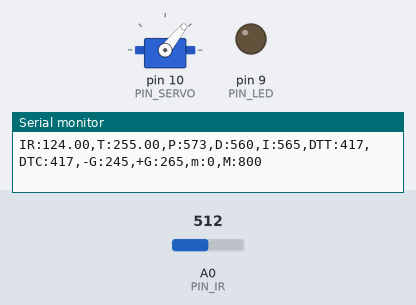
Bench run of a sketch on a simulated Arduino Uno, built with avr-gcc and run on an emulated ATmega328P. Parts: servo, output pins drawn as LEDs (lit = HIGH), the last lines printed to the serial monitor. The inputs (shaded band) are chosen by the test bench; at power-on: A0 (PIN_IR) = 512.

Above: at 1.2 s.
1.3 s: A0 (PIN_IR) set to 122
At 2.0 s:
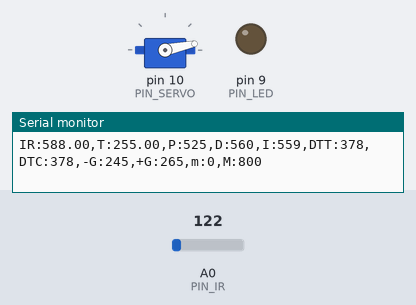
3.0 s: A0 (PIN_IR) set to 306
6.0 s: A0 (PIN_IR) set to 245
7.5 s: A0 (PIN_IR) set to 0
At 9.1 s:
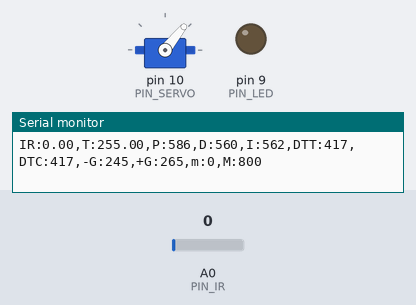
Timing chart, 0 to 10.2 s (numbered marks = the images above; inputs shaded):
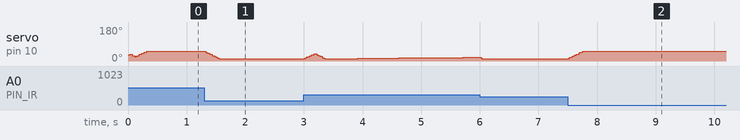

The sketch:

PID_Control_20203119.ino
```cpp
#include <Servo.h>
#define PIN_SERVO 10 // [3110] 10번핀 서보 연결
#define PIN_IR A0 //[3104] 적외선 거리센서 PIN - Analog0 정의
#define PIN_LED 9

// Framework setting
#define _DIST_TARGET 255 //[3104] 탁구공을 위치 시킬 목표
#define _DIST_MIN 100 //[3117] 거리 최소값
#define _DIST_MAX 410 //[3117] 거리 최대값

// Distance sensor
#define _DIST_ALPHA 0.35  //[3099] EMA 필터링을 위한 alpha 값
// [3108] 0~1 사이의 값

// Servo range
#define _DUTY_MIN 1071
#define _DUTY_NEU 871
#define _DUTY_MAX 671

// Servo speed control
#define _SERVO_ANGLE 54
#define _SERVO_SPEED 108
// Event periods
#define _INTERVAL_DIST 20
#define _INTERVAL_SERVO 20
#define _INTERVAL_SERIAL 100

// PID parameters
#define _KP 2.1
#define _KD 73
#define _KI 0.015

#define a 70
#define b 370
//////////////////////
// global variables //
//////////////////////
#define DELAY_MICROS 1500

float samples_num = 3;

// Servo instance
Servo myservo;

// Distance sensor
float dist_target = 255; // location to send the ball
float dist_raw, dist_ema; //[1928] 측정된 값과 ema 필터를 적용한 값

// Event periods
unsigned long last_sampling_time_dist, last_sampling_time_servo, last_sampling_time_serial;
//[3104] 각 event의 진행 시간 저장 변수
bool event_dist, event_servo, event_serial;
//[3104] 각 event의 시간체크를 위한 변수 (ex_20초 주기 >> 0초(True,시작), 10초(False), 20초(True))

// Servo speed control
int duty_chg_per_interval;
int duty_target, duty_curr;
// PID variables
float error_curr, error_prev, control, pterm, dterm, iterm;

const float coE[] = {-0.0000272, 0.0187197, -2.7226322, 246.3408758};


void setup() {
  // initialize GPIO pins for LED and attach servo

  last_sampling_time_dist, last_sampling_time_servo, last_sampling_time_serial = millis();

  pinMode(PIN_LED, OUTPUT); // initialize GPIO pins

  // initialize global variables

  // initialize serial port
  Serial.begin(57600);

  // move servo to neutral position

  duty_curr = _DUTY_NEU;
  duty_target = _DUTY_NEU;

  //reset iterm
  dterm = pterm = 0;
  iterm = 0;   //오버슈팅을 잡아보려 iterm값을 0이 아닌 값으로 대입 시도했으나 실패, 그러나 오버슈팅 이후에 근접 정지를 할때 iterm의 초기값을 높이고 KI를 줄이는 방식이 도움이 되어


  // convert angle speed into duty change per interval.
  duty_chg_per_interval = (_DUTY_MIN - _DUTY_MAX) * (_SERVO_SPEED / _SERVO_ANGLE*2 ) * (_INTERVAL_SERVO / 1000.0);

  myservo.attach(PIN_SERVO); // attach servo
  myservo.writeMicroseconds(_DUTY_NEU);

}


void loop() {
  /////////////////////
  // Event generator //
  /////////////////////

  unsigned long time_curr = millis();
  if (time_curr >= last_sampling_time_dist + _INTERVAL_DIST) {
    last_sampling_time_dist += _INTERVAL_DIST;
    event_dist = true;
  }

  if (time_curr >= last_sampling_time_servo + _INTERVAL_SERVO ) {
    last_sampling_time_servo += _INTERVAL_SERVO;
    event_servo = true;
  }

  if (time_curr >= last_sampling_time_serial + _INTERVAL_SERIAL ) {
    last_sampling_time_serial += _INTERVAL_SERIAL;
    event_serial = true;
  }

  ////////////////////
  // Event handlers //
  ////////////////////

  if (event_dist) {
    event_dist = false;
    // get a distance reading from the distance sensor
    dist_raw = filtered_ir_distance();


    // PID control logic
    error_curr = _DIST_TARGET - dist_raw;
    pterm = _KP * error_curr;
    iterm += _KI * error_curr;
    dterm = _KD * (error_curr - error_prev);
    control = pterm + iterm + dterm;
    duty_target = _DUTY_NEU + control;


    // keep duty_target value within the range of [_DUTY_MIN, _DUTY_MAX]
    if (duty_target > _DUTY_MIN) {
      duty_target = _DUTY_MIN;
    }
    else if (duty_target < _DUTY_MAX) {
      duty_target = _DUTY_MAX;
    }

    error_prev = error_curr;

  }

  if (event_servo) {
    event_servo = false;
    // adjust duty_curr toward duty_target by duty_chg_per_interval
    if (duty_target > duty_curr) {
      duty_curr += duty_chg_per_interval;
      if (duty_curr > duty_target) duty_curr = duty_target;
    }
    else {
      duty_curr -= duty_chg_per_interval;
      if (duty_curr < duty_target) duty_curr = duty_target;
    }
    // update servo position
    myservo.writeMicroseconds(duty_curr);
  }

  if (event_serial) {
    event_serial = false;
    Serial.print("IR:");
    Serial.print(dist_raw);
    Serial.print(",T:");
    Serial.print(dist_target);
    Serial.print(",P:");
    Serial.print(map(pterm,-1000,1000,510,610));
    Serial.print(",D:");
    Serial.print(map(dterm,-1000,1000,510,610));
    Serial.print(",I:");
    Serial.print(map(iterm,-1000,1000,510,610));
    Serial.print(",DTT:");
    Serial.print(map(duty_target,1000,2000,410,510));
    Serial.print(",DTC:");
    Serial.print(map(duty_curr,1000,2000,410,510));
    Serial.println(",-G:245,+G:265,m:0,M:800");

  }
}

float ir_distance(void) { // return value unit: mm
  float val;
  float volt = float(analogRead(PIN_IR));
  val = ((6762.0 / (volt - 9.0)) - 4.0) * 10.0;
  return 300.0 / (b - a) * (val - a) + 100;

}
//[3099]

float under_noise_filter(void) {
  int currReading;
  int largestReading = 0;
  for (int i = 0; i < samples_num; i++) {
    currReading = ir_distance();
    if (currReading > largestReading) {
      largestReading = currReading;
    }
    // Delay a short time before taking another reading
    delayMicroseconds(DELAY_MICROS);
  }
  return largestReading;
}

float filtered_ir_distance(void) {
  int currReading;
  int lowestReading = 1024;
  for (int i = 0; i < samples_num; i++) {
    currReading = under_noise_filter();
    if (currReading < lowestReading) {
      lowestReading = currReading;
    }
  }
  dist_ema = _DIST_ALPHA * lowestReading + (1 - _DIST_ALPHA) * dist_ema;
  return dist_ema;
}
```

Measured:
- after the input at 1.3 s, servo on pin 10 (PIN_SERVO): moves from 51° to 12° over 0.24 s, starting at once
- after the input at 7.5 s, servo on pin 10 (PIN_SERVO): moves from 12° to 51° over 0.24 s, starting at once
